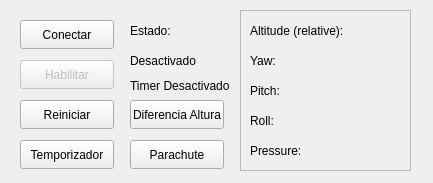
<?xml version="1.0" encoding="UTF-8"?>
<ui version="4.0">
 <class>MainWindow</class>
 <widget class="QMainWindow" name="MainWindow">
  <property name="geometry">
   <rect>
    <x>0</x>
    <y>0</y>
    <width>433</width>
    <height>183</height>
   </rect>
  </property>
  <property name="sizePolicy">
   <sizepolicy hsizetype="Fixed" vsizetype="Fixed">
    <horstretch>0</horstretch>
    <verstretch>0</verstretch>
   </sizepolicy>
  </property>
  <property name="minimumSize">
   <size>
    <width>433</width>
    <height>183</height>
   </size>
  </property>
  <property name="maximumSize">
   <size>
    <width>433</width>
    <height>183</height>
   </size>
  </property>
  <property name="windowTitle">
   <string>Baales Rocket</string>
  </property>
  <widget class="QWidget" name="centralwidget">
   <widget class="QPushButton" name="pbConnect">
    <property name="geometry">
     <rect>
      <x>20</x>
      <y>20</y>
      <width>94</width>
      <height>29</height>
     </rect>
    </property>
    <property name="text">
     <string>Conectar</string>
    </property>
   </widget>
   <widget class="QPushButton" name="pbEnable">
    <property name="enabled">
     <bool>false</bool>
    </property>
    <property name="geometry">
     <rect>
      <x>20</x>
      <y>60</y>
      <width>94</width>
      <height>29</height>
     </rect>
    </property>
    <property name="text">
     <string>Habilitar</string>
    </property>
   </widget>
   <widget class="QLabel" name="lblStateLabel">
    <property name="geometry">
     <rect>
      <x>130</x>
      <y>20</y>
      <width>65</width>
      <height>21</height>
     </rect>
    </property>
    <property name="text">
     <string>Estado:</string>
    </property>
   </widget>
   <widget class="QLabel" name="lblState">
    <property name="geometry">
     <rect>
      <x>130</x>
      <y>40</y>
      <width>101</width>
      <height>41</height>
     </rect>
    </property>
    <property name="text">
     <string>Desactivado</string>
    </property>
    <property name="wordWrap">
     <bool>true</bool>
    </property>
   </widget>
   <widget class="QPushButton" name="pbEnableTimer">
    <property name="geometry">
     <rect>
      <x>20</x>
      <y>140</y>
      <width>94</width>
      <height>29</height>
     </rect>
    </property>
    <property name="text">
     <string>Temporizador</string>
    </property>
   </widget>
   <widget class="QLabel" name="lblTimerSt">
    <property name="geometry">
     <rect>
      <x>130</x>
      <y>70</y>
      <width>101</width>
      <height>31</height>
     </rect>
    </property>
    <property name="text">
     <string>Timer Desactivado</string>
    </property>
    <property name="wordWrap">
     <bool>true</bool>
    </property>
   </widget>
   <widget class="QPushButton" name="pbEnableParachute">
    <property name="geometry">
     <rect>
      <x>130</x>
      <y>140</y>
      <width>94</width>
      <height>29</height>
     </rect>
    </property>
    <property name="text">
     <string>Parachute</string>
    </property>
   </widget>
   <widget class="QLabel" name="lblYaw">
    <property name="geometry">
     <rect>
      <x>250</x>
      <y>50</y>
      <width>151</width>
      <height>21</height>
     </rect>
    </property>
    <property name="text">
     <string>Yaw: </string>
    </property>
   </widget>
   <widget class="QLabel" name="lblPitch">
    <property name="geometry">
     <rect>
      <x>250</x>
      <y>80</y>
      <width>151</width>
      <height>21</height>
     </rect>
    </property>
    <property name="text">
     <string>Pitch: </string>
    </property>
   </widget>
   <widget class="QLabel" name="lblRoll">
    <property name="geometry">
     <rect>
      <x>250</x>
      <y>110</y>
      <width>151</width>
      <height>21</height>
     </rect>
    </property>
    <property name="text">
     <string>Roll: </string>
    </property>
   </widget>
   <widget class="QLabel" name="lblPressure">
    <property name="geometry">
     <rect>
      <x>250</x>
      <y>140</y>
      <width>151</width>
      <height>21</height>
     </rect>
    </property>
    <property name="text">
     <string>Pressure: </string>
    </property>
   </widget>
   <widget class="QFrame" name="frame">
    <property name="geometry">
     <rect>
      <x>240</x>
      <y>10</y>
      <width>171</width>
      <height>161</height>
     </rect>
    </property>
    <property name="frameShape">
     <enum>QFrame::StyledPanel</enum>
    </property>
    <property name="frameShadow">
     <enum>QFrame::Plain</enum>
    </property>
    <widget class="QLabel" name="lblAltitude">
     <property name="geometry">
      <rect>
       <x>10</x>
       <y>10</y>
       <width>151</width>
       <height>21</height>
      </rect>
     </property>
     <property name="text">
      <string>Altitude (relative): </string>
     </property>
    </widget>
   </widget>
   <widget class="QPushButton" name="pbReset">
    <property name="geometry">
     <rect>
      <x>20</x>
      <y>100</y>
      <width>94</width>
      <height>29</height>
     </rect>
    </property>
    <property name="text">
     <string>Reiniciar</string>
    </property>
   </widget>
   <widget class="QPushButton" name="pbDiffTrigger">
    <property name="geometry">
     <rect>
      <x>130</x>
      <y>100</y>
      <width>94</width>
      <height>29</height>
     </rect>
    </property>
    <property name="text">
     <string>Diferencia Altura</string>
    </property>
   </widget>
   <zorder>frame</zorder>
   <zorder>pbConnect</zorder>
   <zorder>pbEnable</zorder>
   <zorder>lblStateLabel</zorder>
   <zorder>lblState</zorder>
   <zorder>pbEnableTimer</zorder>
   <zorder>lblTimerSt</zorder>
   <zorder>pbEnableParachute</zorder>
   <zorder>lblYaw</zorder>
   <zorder>lblPitch</zorder>
   <zorder>lblRoll</zorder>
   <zorder>lblPressure</zorder>
   <zorder>pbReset</zorder>
   <zorder>pbDiffTrigger</zorder>
  </widget>
 </widget>
 <resources/>
 <connections/>
</ui>
